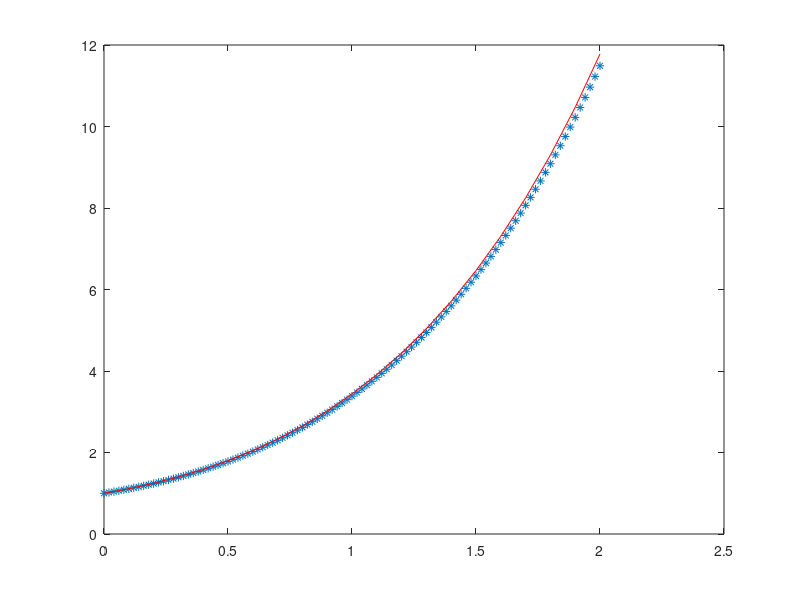

Here is the MATLAB script that generated this plot:
a=0;
b=2;
c=1;
f=@(y,t)y+t;
n=101; % Nro de puntos equiespaciados
% Solución Exacta
    Y=@(t)2*exp(t)-t-1;

h=(b-a)/(n-1);
t=zeros(1,n);
y=zeros(1,n);
y(1)=c;
t(1)=a;
for i=2:n
    t(i)=t(i-1)+h;
    y(i)=y(i-1)+h*f(y(i-1),t(i-1));
end

% Graficando
grid on
plot(t,y,'*')
hold on
tt=a:0.1:b;
yy=Y(tt);
plot(tt,yy,'r')
